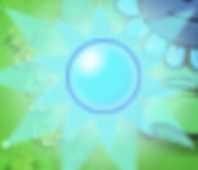
#> input picture data/samples/sun_hsv.png, 198 x 170 px, found by its file name
$ python get_sun_hsv.py
#> lines starting #> are read from the running program, lines starting #| are printed output that depends on the picture
import os
import json
import cv2
import numpy as np

IMG_PATH = "data/samples/sun_hsv.png"
HSV_PATH = "configs/hsv.json"


def get_sun_hsv():
    sun_bgr = cv2.imread(IMG_PATH)
#> sun_bgr is the input picture: shape (170, 198, 3); mean B, G, R 192.8, 220.9, 136.6
    if sun_bgr is None:
        raise FileNotFoundError(f"Missing image: {IMG_PATH}")

    sun_hsv = cv2.cvtColor(sun_bgr, cv2.COLOR_BGR2HSV)
#> sun_hsv: shape (170, 198, 3); mean H, S, V 80.1, 105.3, 225.6

    h = sun_hsv[:, :, 0].astype(np.int32)
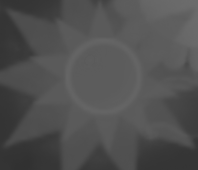
#> h: shape (170, 198) int32; min 48, max 108, mean 80.1
    s = sun_hsv[:, :, 1].astype(np.int32)
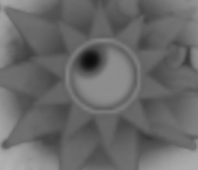
#> s: shape (170, 198) int32; min 12, max 179, mean 105.3
    v = sun_hsv[:, :, 2].astype(np.int32)
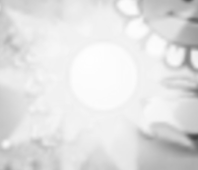
#> v: shape (170, 198) int32; min 68, max 254, mean 225.6

    lower = [int(h.min()), int(s.min()), int(v.min())]
#> lower = [48, 12, 68]
    upper = [int(h.max()), int(s.max()), int(v.max())]
#> upper = [108, 179, 254]

    print("HSV lower:", lower)
#| HSV lower: [48, 12, 68]
    print("HSV upper:", upper)
#| HSV upper: [108, 179, 254]

    os.makedirs(os.path.dirname(HSV_PATH), exist_ok=True)

    data = {}
    if os.path.exists(HSV_PATH):
        with open(HSV_PATH, "r") as f:
            data = json.load(f)

    data["Sun"] = {"lower": lower, "upper": upper}

    with open(HSV_PATH, "w") as f:
        json.dump(data, f, indent=2)

    print("Sun HSV saved successfully")


if __name__ == "__main__":
    get_sun_hsv()
